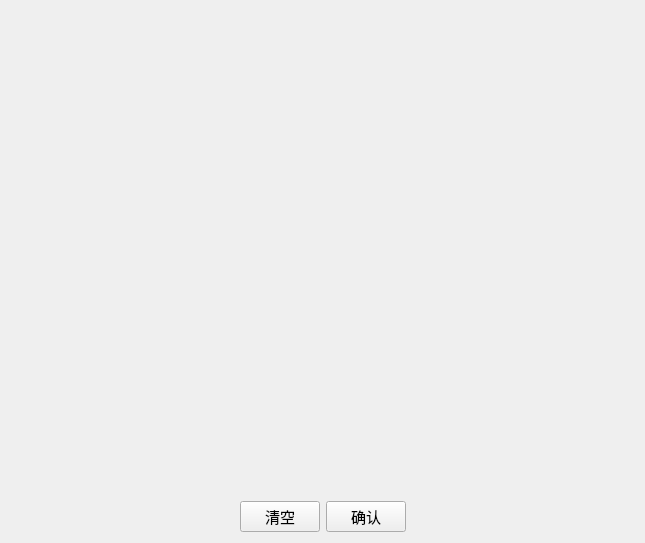
<?xml version="1.0" encoding="UTF-8"?>
<ui version="4.0">
 <class>Form</class>
 <widget class="QWidget" name="Form">
  <property name="geometry">
   <rect>
    <x>0</x>
    <y>0</y>
    <width>645</width>
    <height>543</height>
   </rect>
  </property>
  <property name="windowTitle">
   <string>获取像素点</string>
  </property>
  <layout class="QGridLayout" name="gridLayout">
   <item row="0" column="0">
    <widget class="QLabel" name="label">
     <property name="text">
      <string/>
     </property>
    </widget>
   </item>
   <item row="1" column="0">
    <layout class="QHBoxLayout" name="horizontalLayout">
     <item>
      <spacer name="horizontalSpacer">
       <property name="orientation">
        <enum>Qt::Horizontal</enum>
       </property>
       <property name="sizeHint" stdset="0">
        <size>
         <width>40</width>
         <height>20</height>
        </size>
       </property>
      </spacer>
     </item>
     <item>
      <widget class="QPushButton" name="pushButton">
       <property name="font">
        <font>
         <pointsize>11</pointsize>
        </font>
       </property>
       <property name="text">
        <string>清空</string>
       </property>
      </widget>
     </item>
     <item>
      <widget class="QPushButton" name="pushButton_2">
       <property name="font">
        <font>
         <pointsize>11</pointsize>
        </font>
       </property>
       <property name="text">
        <string>确认</string>
       </property>
      </widget>
     </item>
     <item>
      <spacer name="horizontalSpacer_2">
       <property name="orientation">
        <enum>Qt::Horizontal</enum>
       </property>
       <property name="sizeHint" stdset="0">
        <size>
         <width>40</width>
         <height>20</height>
        </size>
       </property>
      </spacer>
     </item>
    </layout>
   </item>
  </layout>
 </widget>
 <resources/>
 <connections/>
</ui>
